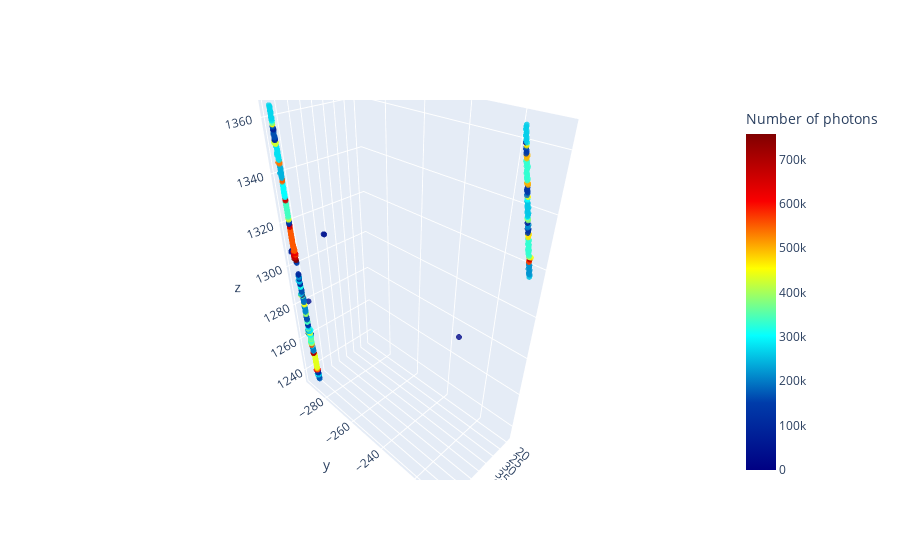

Write notebook code for a chart like this one.
### Code cell
# plot event
fig = go.Figure(data=[go.Scatter3d(
    x=x,
    y=y,
    z=z,
    mode='markers',
    marker=dict(
        size=2,
        color=total_photons_per_event,                # set color to an array/list of desired values
        colorscale='Jet',       # choose a colorscale
        opacity=0.8,
        colorbar=dict(title='Number of photons'),
        cmin=0,                  # minimum color value
        cmax=np.max(total_photons_per_event),
    ),
    text = np.stack((particle_label, topology_label, micro_label, meso_label, macro_label), axis=-1),
    hovertemplate='Particle label: %{text[0]}<br>Topology label: %{text[1]}<br>Micro label: %{text[2]}<br>Meso label: %{text[3]}<br>Macro label: %{text[4]}<extra></extra>',)])

fig.show()

### Figure 1 — Plotly figure (JSON) as saved in the notebook; plotly's stock layout.template omitted (floating-point values rounded to 4 significant figures; data arrays with more than 128 entries replaced by an {"elided": "..."} marker saying what was removed)
{"data": [{"hovertemplate": "Particle label: %{text[0]}<br>Topology label: %{text[1]}<br>Micro label: %{text[2]}<br>Meso label: %{text[3]}<br>Macro label: %{text[4]}<extra></extra>", "marker": {"cmax": 757100.0, "cmin": 0, "color": {"elided": "491 float values"}, "colorbar": {"title": {"text": "Number of photons"}}, "colorscale": [[0, "rgb(0,0,131)"], [0.2, "rgb(0,60,170)"], [0.4, "rgb(5,255,255)"], [0.6, "rgb(255,255,0)"], [0.8, "rgb(250,0,0)"], [1, "rgb(128,0,0)"]], "opacity": 0.8, "size": 2}, "mode": "markers", "text": {"elided": "491x5 int values"}, "type": "scatter3d", "x": {"elided": "491 float values"}, "y": {"elided": "491 float values"}, "z": {"elided": "491 float values"}}], "layout": {}}
